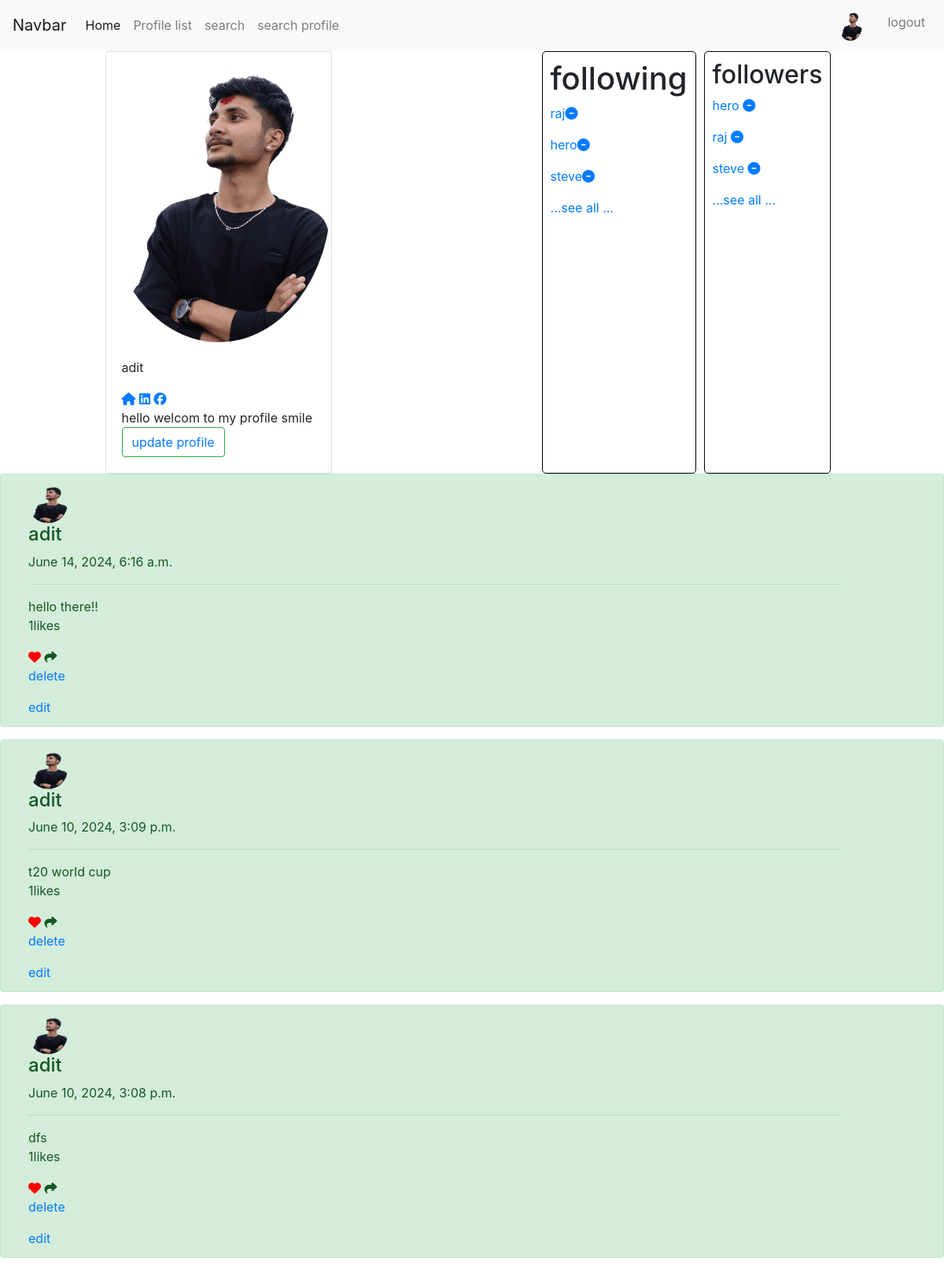
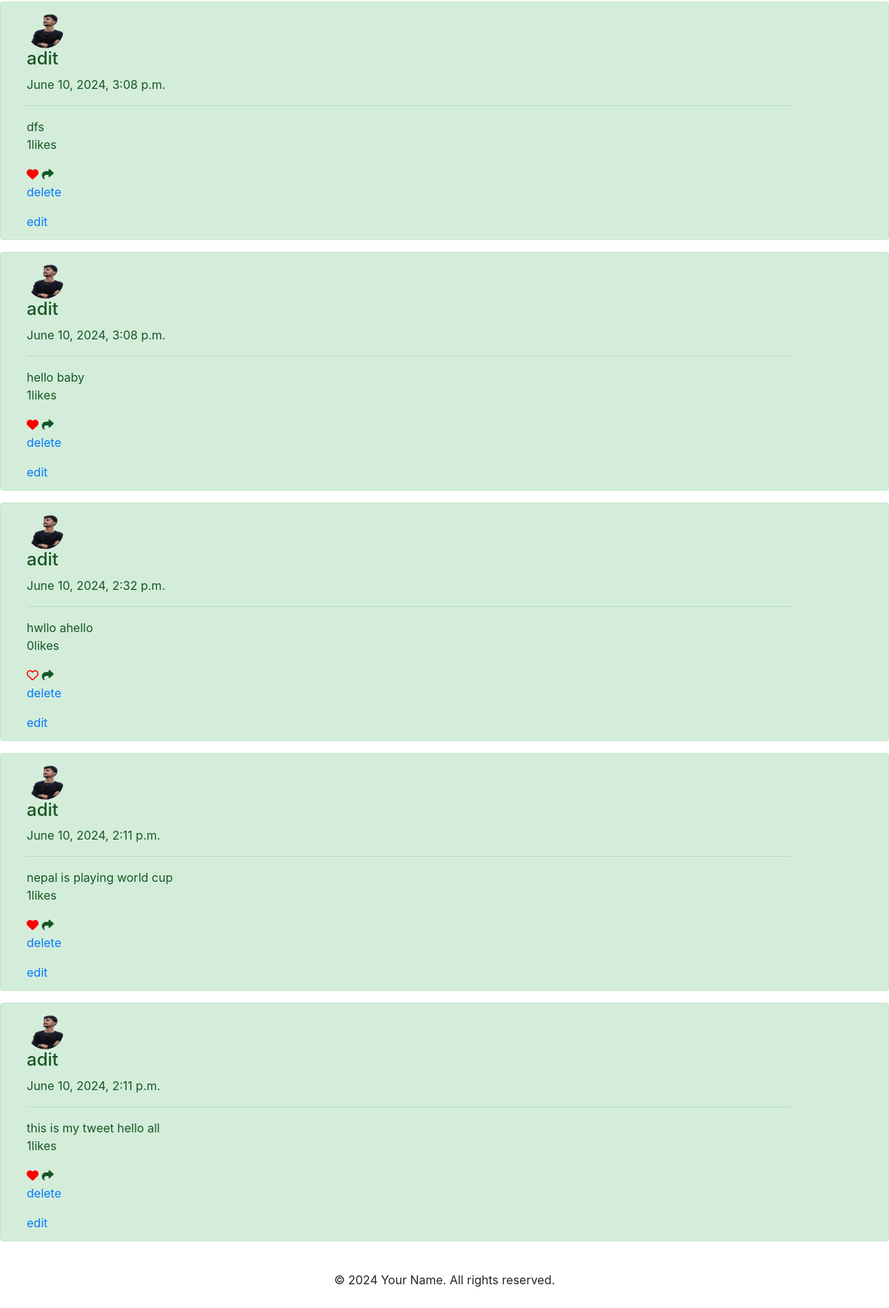
/profile/1/ (signed in), run on the app's committed database (2 pictures, top to bottom).
### base/models.py (models this page shows, shortened)
class Profile(models.Model):
    user = models.OneToOneField(User, on_delete=models.CASCADE)
    follow = models.ManyToManyField("self", related_name="followed_by", symmetrical=False,blank=True)
    date_modified = models.DateTimeField(User, auto_now = True)
    profile_image = models.ImageField(null=True, blank=True, upload_to="images")
    profile_bio = models.CharField(null=True, blank=True, max_length=500)
    homepage_link = models.CharField(null=True, blank=True, max_length=500)
    instagram_link = models.CharField(null=True, blank=True, max_length=500)
    linkedin_link = models.CharField(null=True, blank=True, max_length=500)
    def __str__(self):
        return self.user.username

class Twitter(models.Model):
    user = models.ForeignKey(User, related_name="tweet", on_delete=models.DO_NOTHING)
    body = models.CharField(max_length=200)
    created_at = models.DateTimeField(auto_now_add=True)
    likes = models.ManyToManyField(User, related_name="tweet_like", blank=True)
    def number_of_likes(self):
        return self.likes.count()
    def __str__(self):
        return (f"{self.user}  " f"{self.body[0:50]}...")

### base/views.py (the view, shortened to what this page needs)
# urls.py: path('profile/<str:pk>/', views.profile, name="profile"),
def profile(request, pk):
    if request.user.is_authenticated:
        profile = Profile.objects.get(pk=pk)
        follower = profile.follow.all()
        following = profile.followed_by.all()
        show = profile.id != request.user.id
        tweet = Twitter.objects.filter(user = pk).order_by("-created_at")
        print(tweet)
    context = {"profile":profile, 'follower':follower, 'following':following, "show":show, "tweet":tweet}
    return render(request, 'base/profile.html', context)

### base/templates/base/profile.html (shortened to what this page needs)
{% extends 'base/base.html' %}
{% load static %}
{% block content %}
{%if profile %}
<div class="profile-container">
<div class="card" style="width: 18rem;">
  {% if profile.profile_image %}
  <img class="rounded-circle" src="{{profile.profile_image.url}}" class="card-img-top" alt="...">
  {% else%}
    <img src="{% static 'images/profile.jpg' %}" class="card-img-top" alt="...">
    {% endif %}
    <div class="card-body">
      <p class="card-text">{{profile.user.username}}</p>
      {% if profile.homepage_link %}
      <a href="{{profile.homepage_link}} " target ="new"><i class="fa-solid fa-house"></i> </a>
      {% endif %}
      {% if profile.instagram_link %}
      <a href="{{profile.instagram_link}} " target ="new"> <i class="fa-brands fa-linkedin"></i></a>
      {% endif %}
      {% if profile.linkedin_link %}
      <a href="{{profile.linkedin_link}} " target ="new"><i class="fa-brands fa-facebook"></i> </a>
      {% endif %}
      <br>
      {% if profile.profile_bio %}
      {{profile.profile_bio}}
      {%endif %}
      {% if request.user.id == profile.user.id %}
      <button class="btn btn-outline-success"> <a href = "{% url 'update_user' %}">update profile </a></button>
      {% endif %}
    </div>
  </div>
<div class="follow-container">
<div class ="following">
    <h1> following </h1>
    {% for followings in follower %}
   <p><a href="{% url 'profile' followings.user.id %}">{{followings}}</a><a href="{% url 'unfollow' followings.user.id%}"><i class="fa-solid fa-circle-minus"></i></a></p>
    {% endfor %}
    <a href="{% url 'following' profile.user.id %}" > ...see all ... </a>
</div>
<div class="follower">
    <h2> followers </h2>
    {% for follow in following %}
    <p><a href = "{% url 'profile' follow.user.id %}">{{follow}}</a>
      {% if follow in profile.follow.all|slice:5 %}
      <a href="{% url 'unfollow' follow.user.id %}"><i class="fa-solid fa-circle-minus"></i></a>
      {%else%}
    <a href="{% url 'follow' follow.user.id%}"> <i class="fa-solid fa-user-plus"></i></a>
    {% endif %}
    </p>
    {% endfor %}
    <a href="{% url 'followers' profile.user.id %}" > ...see all ... </a>
</div>
</div>
</div>
{% endif %}
{% if tweet %}
{% for t in tweet%}
<div class="alert alert-success" role="alert">
  <div class="col-1">
    {% if profile.profile_image %}
    <img src ="{{profile.profile_image.url}}" width=50 height=50 class="rounded-circle">
    {%else%}
    <img src=" {% static 'images/profile.jpg' %}" width=50 height=50 class="rounded-circle">
    {%endif %}
  </div>
  <div class="col-11">
    <h4 class="alert-heading">{{t.user.username}} </h4>
    <span>{{t.created_at}} </span>
    <hr>
    <p class="mb-0">{{t.body}}</p>
    <p> {{t.number_of_likes}}likes </p>
    {% if user in t.likes.all%}
    <a href="{% url 'tweet_like' t.id%}"/><i class="fa-solid fa-heart" style = "color:red"></i> </a>
    {%else%}
    <a href="{% url 'tweet_like' t.id %}"/> <i class="fa-regular fa-heart" style="color: red"></i>  </a>
    {% endif %}
    <i class="fa-solid fa-share"></i>
    {% if request.user.username == t.user.username %}
    <p><a href="{% url 'deletepost' t.id %}">delete </a> </p>
    <a href="{% url 'editpost' t.id %}"> edit</a>
    {% endif %}
  </div>
</div>
{% endfor %}
{% endif %}
{% endblock %}

### base/templates/base/base.html (shortened to what this page needs)
{% load static %}
<!DOCTYPE html>
<html lang="en">
<head>
    <link href="https://stackpath.bootstrapcdn.com/bootstrap/4.5.2/css/bootstrap.min.css" rel="stylesheet">
    <link rel="stylesheet" href="{% static 'css/index.css'%}">
    <link rel="stylesheet" href="https://cdnjs.cloudflare.com/ajax/libs/font-awesome/6.5.2/css/all.min.css" />
</head>
<body>
    <nav class="navbar navbar-expand-lg navbar-light bg-light">
        <a class="navbar-brand" href="#">Navbar</a>
        <div class="collapse navbar-collapse" id="navbarNav">
            <ul class="navbar-nav">
                <li class="nav-item active">
                    <a class="nav-link" href="{% url 'home' %}">Home <span class="sr-only">(current)</span></a>
                </li>
                <li class="nav-item">
                    <a class="nav-link" href="{% url 'profile_list' %}">Profile list</a>
                </li>
                <li class="nav-item">
                    <a class="nav-link" href="{% url 'search' %}">search</a>
                </li>
                <li class="nav-item">
                    <a class="nav-link" href="{% url 'searchuser' %}">search profile</a>
                </li>
            </ul>
            <ul class = "navbar-nav ml-auto">
                {% if request.user.is_authenticated %}
                <li class ="nav-link navbar-brand">
                    <a href="{% url 'profile' request.user.id %}">
                        {% if request.user.profile.profile_image %}
                        <img class="rounded-circle " width=30 src="{{user.profile.profile_image.url}}">
                        {% else %}
                        <img class="rounded-circle " width=30 src="{% static 'images/profile.jpg' %}" class="card-img-top" alt="...">
                        {% endif%}
                    </a>
                </li>
                {% endif %}
                {% if request.user.is_authenticated %}
                <li class="nav-item">
                    <a class="nav-link" href="{% url 'logout' %}">logout</a>
                </li>
                {% endif %}
            </ul>
        </div>
    </nav>
    {% block content %}
    {% endblock %}
    <footer class="text-center py-4">
        <p>&copy; 2024 Your Name. All rights reserved.</p>
    </footer>
</body>
</html>

### static/css/index.css (style rules this page uses)
.profile-container { display:flex; justify-content: space-around; }
.follow-container { display:flex; justify-content: space-between; gap:10px; }
.following, .follower { border:1px solid black; border-radius: 5px; padding: 10px; width:100%; }

### data on the page
Profile: profile_image (picture), user.username "adit", profile_bio "hello welcom to my profile smile"
Profile: user.username "raj"
Profile: user.username "hero"
Profile: user.username "steve"
Twitter: profile_image (picture), user.username "adit", created_at "June 14, 2024, 6:16 a.m.", body "hello there!!", number_of_likes "1", shows "delete"
Twitter: profile_image (picture), user.username "adit", created_at "June 10, 2024, 3:09 p.m.", body "t20 world cup", number_of_likes "1", shows "delete"
Twitter: profile_image (picture), user.username "adit", created_at "June 10, 2024, 3:08 p.m.", body "dfs", number_of_likes "1", shows "delete"
Twitter: profile_image (picture), user.username "adit", created_at "June 10, 2024, 3:08 p.m.", body "dfs", number_of_likes "1", shows "delete"
Twitter: profile_image (picture), user.username "adit", created_at "June 10, 2024, 3:08 p.m.", body "hello baby", number_of_likes "1", shows "delete"
Twitter: profile_image (picture), user.username "adit", created_at "June 10, 2024, 2:32 p.m.", body "hwllo ahello", number_of_likes "0", shows "delete"
Twitter: profile_image (picture), user.username "adit", created_at "June 10, 2024, 2:11 p.m.", body "nepal is playing world cup", number_of_likes "1", shows "delete"
Twitter: profile_image (picture), user.username "adit", created_at "June 10, 2024, 2:11 p.m.", body "this is my tweet hello all", number_of_likes "1", shows "delete"
